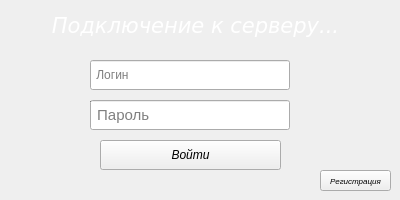
<?xml version="1.0" encoding="UTF-8"?>
<ui version="4.0">
 <class>Connect</class>
 <widget class="QMainWindow" name="Connect">
  <property name="enabled">
   <bool>true</bool>
  </property>
  <property name="geometry">
   <rect>
    <x>0</x>
    <y>0</y>
    <width>400</width>
    <height>200</height>
   </rect>
  </property>
  <property name="sizePolicy">
   <sizepolicy hsizetype="Fixed" vsizetype="Fixed">
    <horstretch>0</horstretch>
    <verstretch>0</verstretch>
   </sizepolicy>
  </property>
  <property name="minimumSize">
   <size>
    <width>400</width>
    <height>200</height>
   </size>
  </property>
  <property name="maximumSize">
   <size>
    <width>400</width>
    <height>200</height>
   </size>
  </property>
  <property name="windowTitle">
   <string>Dark Chat</string>
  </property>
  <widget class="QWidget" name="centralwidget">
   <property name="sizePolicy">
    <sizepolicy hsizetype="Fixed" vsizetype="Fixed">
     <horstretch>0</horstretch>
     <verstretch>0</verstretch>
    </sizepolicy>
   </property>
   <property name="minimumSize">
    <size>
     <width>400</width>
     <height>200</height>
    </size>
   </property>
   <property name="maximumSize">
    <size>
     <width>400</width>
     <height>200</height>
    </size>
   </property>
   <property name="styleSheet">
    <string notr="true">#centralwidget{background-image: url(:/img/images/back.jpg);}</string>
   </property>
   <widget class="QLabel" name="text_label">
    <property name="geometry">
     <rect>
      <x>40</x>
      <y>0</y>
      <width>311</width>
      <height>51</height>
     </rect>
    </property>
    <property name="font">
     <font>
      <family>DejaVu Sans</family>
      <pointsize>16</pointsize>
      <weight>50</weight>
      <italic>true</italic>
      <bold>false</bold>
      <underline>false</underline>
      <kerning>true</kerning>
     </font>
    </property>
    <property name="styleSheet">
     <string notr="true">color: rgb(255, 255, 255);
</string>
    </property>
    <property name="text">
     <string>Подключение к серверу...</string>
    </property>
    <property name="alignment">
     <set>Qt::AlignCenter</set>
    </property>
   </widget>
   <widget class="QLabel" name="anim">
    <property name="geometry">
     <rect>
      <x>90</x>
      <y>70</y>
      <width>221</width>
      <height>71</height>
     </rect>
    </property>
    <property name="sizePolicy">
     <sizepolicy hsizetype="Fixed" vsizetype="Fixed">
      <horstretch>0</horstretch>
      <verstretch>0</verstretch>
     </sizepolicy>
    </property>
    <property name="minimumSize">
     <size>
      <width>50</width>
      <height>50</height>
     </size>
    </property>
    <property name="maximumSize">
     <size>
      <width>300</width>
      <height>200</height>
     </size>
    </property>
    <property name="text">
     <string>TextLabel</string>
    </property>
   </widget>
   <widget class="QLineEdit" name="login_pole">
    <property name="enabled">
     <bool>true</bool>
    </property>
    <property name="geometry">
     <rect>
      <x>90</x>
      <y>60</y>
      <width>200</width>
      <height>30</height>
     </rect>
    </property>
    <property name="text">
     <string/>
    </property>
    <property name="maxLength">
     <number>15</number>
    </property>
    <property name="placeholderText">
     <string notr="true"> Логин</string>
    </property>
   </widget>
   <widget class="QPushButton" name="send_auth_data_btn">
    <property name="geometry">
     <rect>
      <x>100</x>
      <y>140</y>
      <width>181</width>
      <height>30</height>
     </rect>
    </property>
    <property name="font">
     <font>
      <weight>50</weight>
      <italic>true</italic>
      <bold>false</bold>
     </font>
    </property>
    <property name="text">
     <string>Войти</string>
    </property>
   </widget>
   <widget class="QLineEdit" name="password_pole">
    <property name="enabled">
     <bool>true</bool>
    </property>
    <property name="geometry">
     <rect>
      <x>90</x>
      <y>100</y>
      <width>200</width>
      <height>30</height>
     </rect>
    </property>
    <property name="font">
     <font>
      <pointsize>11</pointsize>
     </font>
    </property>
    <property name="inputMethodHints">
     <set>Qt::ImhHiddenText|Qt::ImhNoAutoUppercase|Qt::ImhNoPredictiveText|Qt::ImhSensitiveData</set>
    </property>
    <property name="maxLength">
     <number>15</number>
    </property>
    <property name="frame">
     <bool>true</bool>
    </property>
    <property name="echoMode">
     <enum>QLineEdit::Password</enum>
    </property>
    <property name="cursorPosition">
     <number>0</number>
    </property>
    <property name="alignment">
     <set>Qt::AlignLeading|Qt::AlignLeft|Qt::AlignVCenter</set>
    </property>
    <property name="placeholderText">
     <string notr="true"> Пароль</string>
    </property>
   </widget>
   <widget class="QPushButton" name="register_btn">
    <property name="geometry">
     <rect>
      <x>320</x>
      <y>170</y>
      <width>71</width>
      <height>21</height>
     </rect>
    </property>
    <property name="font">
     <font>
      <pointsize>6</pointsize>
      <weight>50</weight>
      <italic>true</italic>
      <bold>false</bold>
     </font>
    </property>
    <property name="text">
     <string>Регистрация</string>
    </property>
   </widget>
  </widget>
 </widget>
 <resources/>
 <connections/>
</ui>
